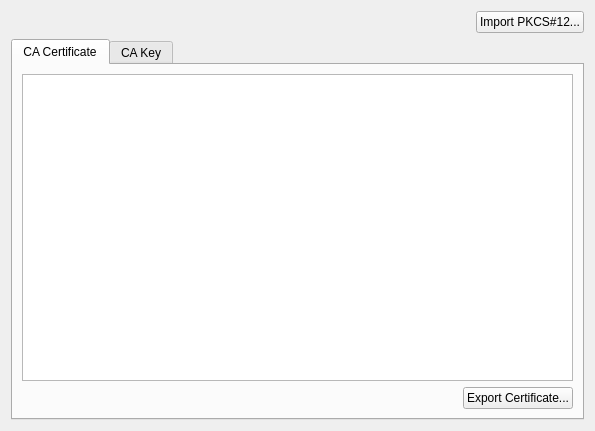
<?xml version="1.0" encoding="UTF-8"?>
<ui version="4.0">
 <class>SslCaSettingsPage</class>
 <widget class="QWidget" name="SslCaSettingsPage">
  <property name="geometry">
   <rect>
    <x>0</x>
    <y>0</y>
    <width>595</width>
    <height>431</height>
   </rect>
  </property>
  <property name="windowTitle">
   <string>SSL CA Settings</string>
  </property>
  <layout class="QGridLayout" name="gridLayout_3">
   <item row="0" column="0">
    <spacer name="horizontalSpacer">
     <property name="orientation">
      <enum>Qt::Horizontal</enum>
     </property>
     <property name="sizeHint" stdset="0">
      <size>
       <width>441</width>
       <height>20</height>
      </size>
     </property>
    </spacer>
   </item>
   <item row="0" column="1">
    <widget class="QPushButton" name="pushButton_3">
     <property name="text">
      <string>Import PKCS#12...</string>
     </property>
    </widget>
   </item>
   <item row="1" column="0" colspan="2">
    <widget class="QTabWidget" name="tabWidget">
     <property name="currentIndex">
      <number>0</number>
     </property>
     <widget class="QWidget" name="tab">
      <attribute name="title">
       <string>CA Certificate</string>
      </attribute>
      <layout class="QGridLayout" name="gridLayout_2">
       <item row="0" column="0" colspan="2">
        <widget class="QTextEdit" name="cacertEdit">
         <property name="readOnly">
          <bool>true</bool>
         </property>
        </widget>
       </item>
       <item row="1" column="0">
        <spacer name="horizontalSpacer_2">
         <property name="orientation">
          <enum>Qt::Horizontal</enum>
         </property>
         <property name="sizeHint" stdset="0">
          <size>
           <width>421</width>
           <height>17</height>
          </size>
         </property>
        </spacer>
       </item>
       <item row="1" column="1">
        <widget class="QPushButton" name="pushButton">
         <property name="text">
          <string>Export Certificate...</string>
         </property>
        </widget>
       </item>
      </layout>
     </widget>
     <widget class="QWidget" name="tab_2">
      <attribute name="title">
       <string>CA Key</string>
      </attribute>
      <layout class="QGridLayout" name="gridLayout">
       <item row="0" column="0" colspan="2">
        <widget class="QTextEdit" name="cakeyEdit">
         <property name="readOnly">
          <bool>true</bool>
         </property>
        </widget>
       </item>
       <item row="1" column="0">
        <spacer name="horizontalSpacer_3">
         <property name="orientation">
          <enum>Qt::Horizontal</enum>
         </property>
         <property name="sizeHint" stdset="0">
          <size>
           <width>462</width>
           <height>20</height>
          </size>
         </property>
        </spacer>
       </item>
       <item row="1" column="1">
        <widget class="QPushButton" name="pushButton_2">
         <property name="text">
          <string>Export Key...</string>
         </property>
        </widget>
       </item>
      </layout>
     </widget>
    </widget>
   </item>
  </layout>
 </widget>
 <resources/>
 <connections/>
</ui>
